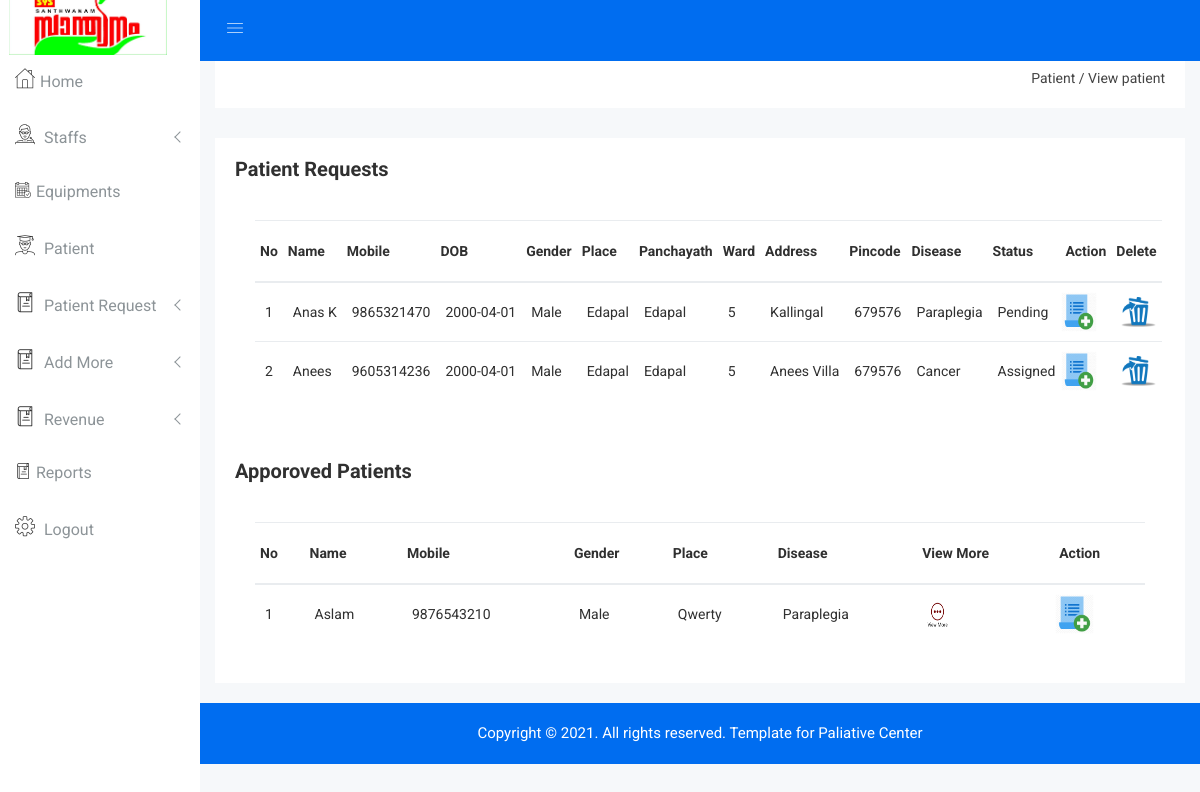
/Admin/view_patient.php, run on the app's committed database.
### tables this page shows
CREATE TABLE `patient` (
  `pid` int(5) NOT NULL,
  `pname` varchar(30) NOT NULL,
  `mobile` bigint(12) NOT NULL,
  `dob` date NOT NULL,
  `gender` varchar(10) NOT NULL,
  `place` varchar(25) NOT NULL,
  `panchayath` varchar(25) NOT NULL,
  `ward` int(5) NOT NULL,
  `address` varchar(50) NOT NULL,
  `pincode` int(8) NOT NULL,
  `disease` varchar(30) NOT NULL
);

### Admin/view_patient.php (the view, shortened to what this page needs)
<?php
include "header.php";
?>
<div class="breadcome-area">
    <div class="container-fluid">
        <div class="row">
            <div class="col-lg-12 col-md-12 col-sm-12 col-xs-12">
                <div class="breadcome-list single-page-breadcome">
                    <div class="row">
                        <div class="col-lg-6 col-md-6 col-sm-6 col-xs-12">
                        </div>
                        <div class="col-lg-6 col-md-6 col-sm-6 col-xs-12">
                            <ul class="breadcome-menu">
                                <li>Patient</a> <span class="bread-slash">/</span></li>
                                <li><span class="bread-blod">View patient</span></li>
                            </ul>
                        </div>
                    </div>
                </div>
            </div>
        </div>
    </div>
</div>
</div>
<div class="product-status mg-b-15">
    <div class="container-fluid">
        <div class="row">
            <div class="col-lg-12 col-md-12 col-sm-12 col-xs-12">
                <div class="product-status-wrap">
                    <?php
                    $sq=mysqli_query($con,"select * from login WHERE type='patient' and status='assigned' or status='pending' ");
                    if(mysqli_num_rows($sq)==0){
                        echo "<h2 style='margin-left: 35%;color:coral;font-family: Times;font-style: italic;font-size: 39px;'>No details to show</h2><br><br><br><br><br><br><br><br><br><br><br><br><br><br><br><br><br><br><br>";
                    }else {
                        ?>
                        <h4>Patient Requests</h4>
                        <div class="asset-inner">
                            <div class="row">
                                <div class="col-lg-12 col-md-12 col-sm-12 col-xs-12">
                                    <div class="sparkline13-list">
                                        <div class="sparkline13-graph">
                                            <div class="datatable-dashv1-list custom-datatable-overright">
                                                <table id="table" data-toggle="table" data-pagination="true"
                                                       data-search="true">
                                                    <thead>
                                                    <tr>
                                                        <th data-field="id">No</th>
                                                        <th data-field="name" data-editable="true">Name</th>
                                                        <th data-field="mobile" data-editable="true">Mobile</th>
                                                        <th data-field="dob" data-editable="true">DOB</th>
                                                        <th data-field="gender" data-editable="true">Gender</th>
                                                        <th data-field="place" data-editable="true">Place</th>
                                                        <th data-field="panchayath" data-editable="true">Panchayath</th>
                                                        <th data-field="ward" data-editable="true">Ward</th>
                                                        <th data-field="address" data-editable="true">Address</th>
                                                        <th data-field="pincode" data-editable="true">Pincode</th>
                                                        <th data-field="disease" data-editable="true">Disease</th>
                                                        <th data-field="Status" data-editable="true">Status</th>
                                                        <th data-field="approve">Action</th>
                                                        <th data-field="delete">Delete</th>
                                                    </tr>
                                                    </thead>
                                                    <tbody style="text-transform: capitalize">
                                                    <?php
                                                    $i = 1;
                                                    $view = mysqli_query($con, "select *from patient inner join login on patient.mobile=login.uname where login.status='pending' or login.status='assigned'");
                                                    while ($row = mysqli_fetch_array($view)) {
                                                        ?>
                                                        <tr>
                                                            <td><?php echo $i ?></td>
                                                            <td><?php echo $row['pname'] ?></td>
                                                            <td><?php echo $row['mobile'] ?></td>
                                                            <td><?php echo $row['dob'] ?></td>
                                                            <td><?php echo $row['gender'] ?></td>
                                                            <td><?php echo $row['place'] ?></td>
                                                            <td><?php echo $row['panchayath'] ?></td>
                                                            <td><?php echo $row['ward'] ?></td>
                                                            <td><?php echo $row['address'] ?></td>
                                                            <td><?php echo $row['pincode'] ?></td>
                                                            <td><?php echo $row['disease'] ?></td>
                                                            <td><?php echo $row['status'] ?></td>
                                                            <td>
                                                                <a href="assign_volunteer.php?id=<?php echo $row['mobile'] ?>"
                                                                   data-toggle="tooltip" title="Edit"
                                                                   class="pd-setting-ed"><img src="img/add.png"
                                                                                              style="height: 40px;width: 39px;margin-left: -9px;"></a>
                                                            </td>
                                                            <td>
                                                                <a href="delete_patient.php?id=<?php echo $row['mobile'] ?>"
                                                                   data-toggle="tooltip" title="Edit" class="pd-setting-ed"><img src="img/delet.png"
                                                                                                                                 style="height: 30px;width: 35px;"></a>
                                                            </td>
                                                        </tr>
                                                        <?php
                                                        $i++;
                                                    }
                                                    ?>
                                                    </tbody>
                                                </table>
                                            </div>
                                        </div>
                                    </div>
                                </div>
                            </div>
                        </div>
                        <?php
                    }
                    ?>
                </div>
                <div class="product-status-wrap">
                        <h4>Apporoved Patients</h4>
                        <div class="asset-inner">
                            <div class="row">
                                <div class="col-lg-12 col-md-12 col-sm-12 col-xs-12">
                                    <div class="sparkline13-list">
                                        <div class="sparkline13-graph">
                                            <div class="datatable-dashv1-list custom-datatable-overright">
                                                <table id="table" data-toggle="table" data-pagination="true"
                                                       data-search="true">
                                                    <thead>
                                                    <tr>
                                                        <th data-field="id">No</th>
                                                        <th data-field="name" data-editable="true">Name</th>
                                                        <th data-field="mobile" data-editable="true">Mobile</th>
                                                        <th data-field="gender" data-editable="true">Gender</th>
                                                        <th data-field="place" data-editable="true">Place</th>
                                                        <th data-field="disease" data-editable="true">Disease</th>
                                                        <th data-field="viewmore">View More</th>
                                                        <th data-field="viewmore">Action</th>
                                                    </tr>
                                                    </thead>
                                                    <tbody style="text-transform: capitalize">
                                                    <?php
                                                    $i = 1;
                                                    $view = mysqli_query($con, "select *from patient inner join login on patient.mobile=login.uname where login.status='approved' ");
                                                    while ($row = mysqli_fetch_array($view)) {
                                                        ?>
                                                        <tr>
                                                            <td><?php echo $i ?></td>
                                                            <td><?php echo $row['pname'] ?></td>
                                                            <td><?php echo $row['mobile'] ?></td>
                                                            <td><?php echo $row['gender'] ?></td>
                                                            <td><?php echo $row['place'] ?></td>
                                                            <td><?php echo $row['disease'] ?></td>
                                                            <td>
                                                                <a href="viewmore_patient.php?id=<?php echo $row['mobile'] ?>"
                                                                   data-toggle="tooltip" title="Edit"
                                                                   class="pd-setting-ed"><img src="img/viewmore.png"
                                                                                              style="height: 40px;width: 39px;margin-left: -9px;"></a>
                                                            </td>
                                                            <td>
                                                                <a href="assign_nurse.php?id=<?php echo $row['mobile'] ?>"
                                                                   data-toggle="tooltip" title="Edit"
                                                                   class="pd-setting-ed"><img src="img/add.png"
                                                                                              style="height: 40px;width: 39px;margin-left: -9px;"></a>
                                                            </td>
                                                        </tr>
                                                        <?php
                                                        $i++;
                                                    }
                                                    ?>
                                                    </tbody>
                                                </table>
                                            </div>
                                        </div>
                                    </div>
                                </div>
                            </div>
                        </div>
                </div>
            </div>
        </div>
    </div>
</div>
<?php
include "footer.php";
?>
</body>
</html>

### Admin/css/main.css (style rules this page uses)
html { color: #222; font-size: 1em; line-height: 1.4; }
audio, canvas, iframe, img, svg, video { vertical-align: middle; }

### data on the page
patient: pname "Anas K", mobile "9865321470", dob "2000-04-01", gender "Male", place "Edapal", panchayath "Edapal", ward "5", address "Kallingal", pincode "679576", disease "Paraplegia", login.status "Pending"
patient: pname "Anees", mobile "9605314236", dob "2000-04-01", gender "Male", place "Edapal", panchayath "Edapal", ward "5", address "Anees Villa", pincode "679576", disease "Cancer", login.status "Assigned"
patient: pname "Aslam", mobile "9876543210", gender "Male", place "Qwerty", disease "Paraplegia"
